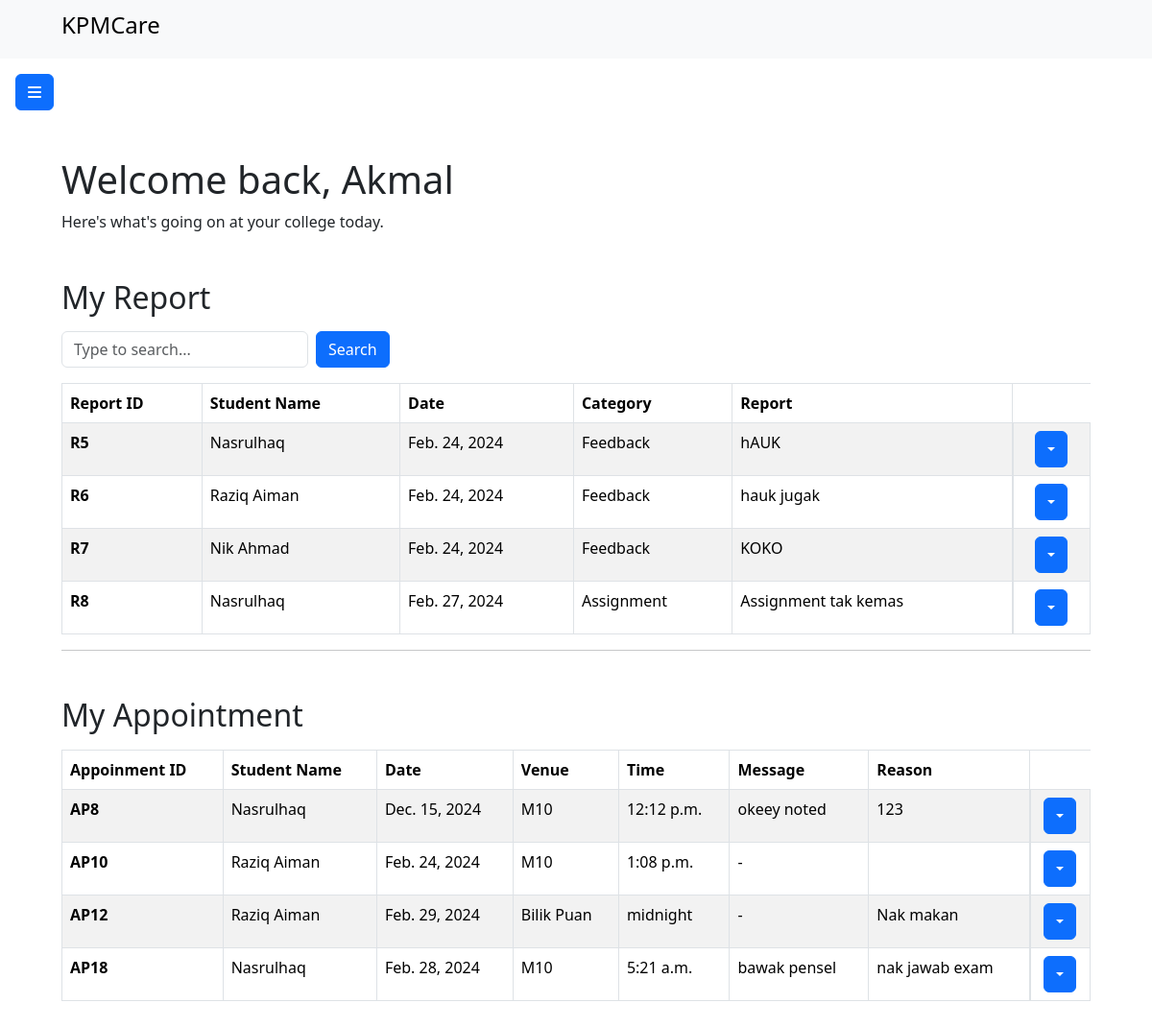
Before: /intervention/lecturer/l11 with the older database file.
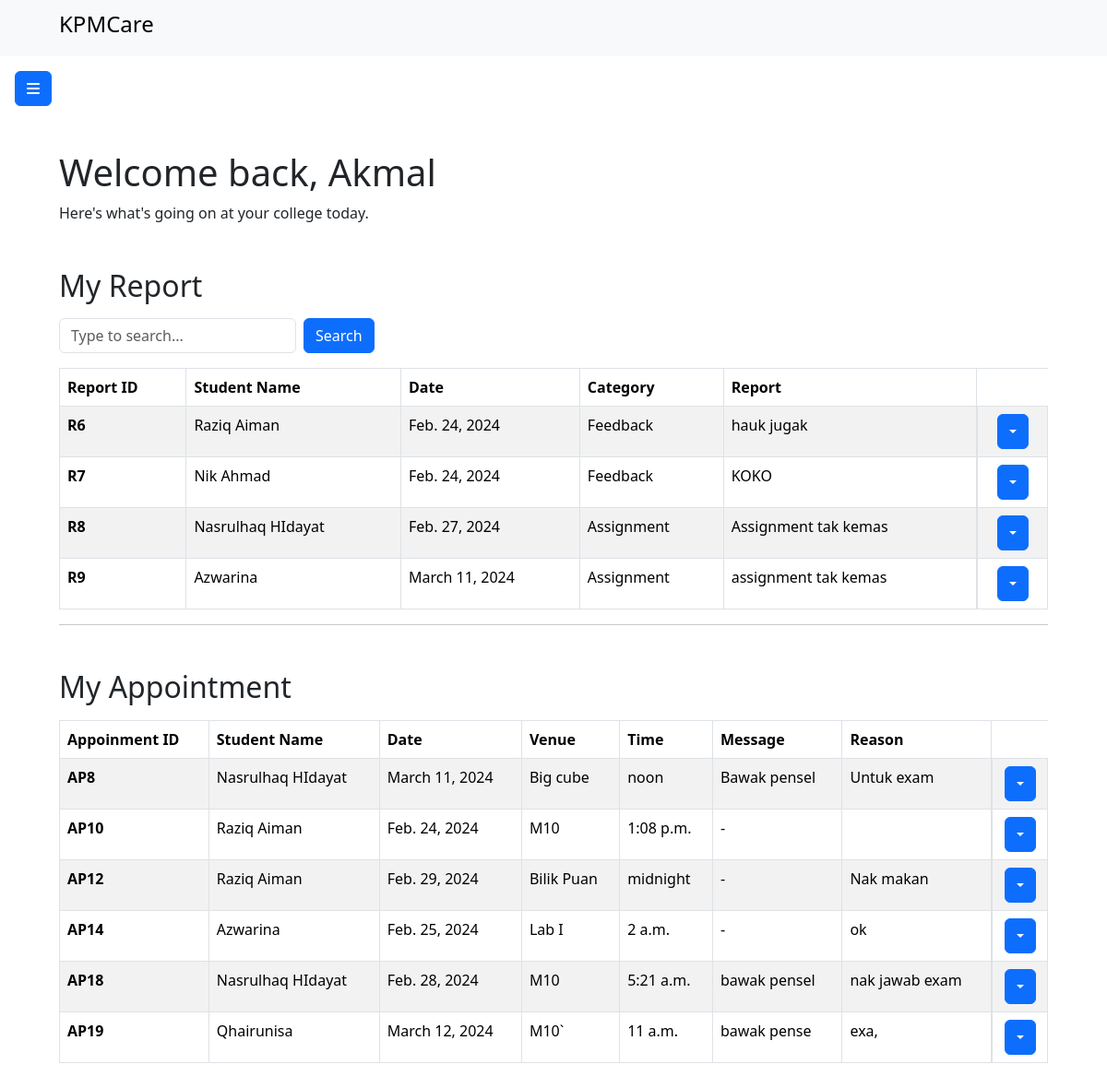
After: the same page with the newer database file.
### intervention/models.py (models this page shows)
class Report(models.Model):
    student = models.ForeignKey(Student, on_delete=models.CASCADE)
    mentor = models.ForeignKey(Mentor, on_delete=models.CASCADE)
    date = models.DateField(auto_now_add=True)
    reportCategory = models.CharField(max_length=100)  # Adjusted max_length for consistency
    reportText = models.TextField()

class Student(models.Model):
    studentId = models.CharField(max_length=5, primary_key=True)
    studentName = models.CharField(max_length=200)
    mentor = models.ForeignKey(Mentor, on_delete=models.CASCADE)
    password = models.CharField(max_length=128)
    address = models.TextField(blank=True, null=True ,default="Value not set")
    phone = models.CharField(blank=True , default="Value not set", null=True,max_length=15)
    course = models.CharField(blank=True , default="Value not set", null=True,max_length=15)
    image = models.ImageField(default='default.jpg', upload_to='profile_pics')

class Appointment(models.Model):
    mentor = models.ForeignKey(Mentor, on_delete=models.CASCADE)
    student = models.ForeignKey(Student, on_delete=models.CASCADE)
    appointmentDate = models.DateField()
    venue = models.CharField(max_length=100)
    time = models.TimeField()
    description = models.TextField(blank=True, null=True, default="-")
    purpose = models.TextField(blank=True, null=True, default="-")
    status = models.CharField(max_length=8, default="Pending...")

### intervention/views.py (the view)
# urls.py: path("lecturer/<str:mentorId>", views.lecturerPage, name="lecturerPage"),
def lecturerPage(request, mentorId):
    try:
        lecturer = Mentor.objects.get(mentorId=mentorId)
        report = Report.objects.all().values
        studentDetails = Student.objects.all().values
        appointment = Appointment.objects.filter(mentor=mentorId).values()
        totalPendingApp = Appointment.objects.filter(status="Pending...", mentor=mentorId).count()
        lecturer_details = {
            'lecturerDetails': lecturer,
            'reports': report,
            'studentDetails':studentDetails,
            'appointmentDetails': appointment,
            'totalPendingApp':totalPendingApp
        }
        return render(request, 'lecturer_page.html', lecturer_details)
    except Mentor.DoesNotExist:
        return HttpResponse("Lecturer not found")

### intervention/templates/lecturer_page.html (shortened to what the changed rows need)
{% load static%}
<!DOCTYPE html >
<html lang="en">
<head>
<link href="https://cdn.jsdelivr.net/npm/bootstrap@5.3.2/dist/css/bootstrap.min.css" rel="stylesheet"
>
<link rel="stylesheet" href="{% static 'style.css'%}">
</head>
<body>
    <main>
        <div class="content">
            <h1>Welcome back, {{lecturerDetails.mentorName}}</h1>
            <div class="title-header mt-5 mb-2">
                <h2>My Report</h2>
            </div>
            {% if mode == 'search'%}
            <table class="table table-striped table-hover table-bordered">
                <thead>
                    <tr>
                        <th scope="col">Report ID</th>
                        <th scope="col">Student Name</th>
                        <th scope="col">Date</th>
                        <th scope="col">Category</th>
                        <th scope="col">Report</th>
                    </tr>
                </thead>
                <tbody>
                    {% for report in reports %}
                    {% for i in searchName%}
                    {% if report.student_id == i.studentId%}
                    <tr>
                        <th scope="row">R{{ report.id }}</th>
                        {% for student in studentDetails %}
                        {% if report.student_id == student.studentId %}
                        <td>{{ student.studentName }}</td>
                        {% endif %}
                        {% endfor %}
                        <td>{{ report.date }}</td>
                        <td>{{ report.reportCategory }}</td>
                        <td>{{ report.reportText }}</td>
                        <td class="d-flex justify-content-center">
                            <div class="dropdown-center">
                                <button class="btn btn-primary dropdown-toggle" type="button" data-bs-toggle="dropdown"
                                    aria-expanded="false"></button>
                                <ul class="dropdown-menu">
                                    <li><a class="dropdown-item" href="{%url 'updateLectReport' report.id%}">Update</a>
                                    </li>
                                    <li><a data-bs-toggle="modal" data-bs-target="#exampleModal{{ report.id }}"
                                            class="dropdown-item">Delete</a></li>
                                </ul>
                            </div>
                        </td>
                        {%endif%}
                        {%endfor%}
                    </tr>
                    <div class="modal fade" id="exampleModal{{ report.id }}" tabindex="-1"
                        aria-labelledby="exampleModalLabel" aria-hidden="true">
                        <div class="modal-dialog">
                            <div class="modal-content">
                                <div class="modal-header">
                                    <h1 class="modal-title fs-5" id="exampleModalLabel">Delete report</h1>
                                    <button type="button" class="btn-close" data-bs-dismiss="modal"
                                        aria-label="Close"></button>
                                </div>
                                <div class="modal-body">
                                    Do you want to delete R{{ report.id }}?
                                </div>
                                <div class="modal-footer">
                                    <button type="button" class="btn btn-secondary"
                                        data-bs-dismiss="modal">Close</button>
                                    <button type="button" class="btn btn-primary">
                                        <a class="link-light link-underline-opacity-0"
                                            href="{% url 'viewDeleteRepo' report.id lecturerDetails.mentorId %}">Delete</a>
                                    </button>
                                </div>
                            </div>
                        </div>
                    </div>
                    {% endfor %}
                </tbody>
            </table>
            {%else%}
            <table class="table table-striped table-hover table-bordered">
                <thead>
                    <tr>
                        <th scope="col">Report ID</th>
                        <th scope="col">Student Name</th>
                        <th scope="col">Date</th>
                        <th scope="col">Category</th>
                        <th scope="col">Report</th>
                    </tr>
                </thead>
                <tbody>
                    {% for report in reports %}
                    <tr>
                        <th scope="row">R{{ report.id }}</th>
                        {% for student in studentDetails %}
                        {% if report.student_id == student.studentId %}
                        <td>{{ student.studentName }}</td>
                        {% endif %}
                        {% endfor %}
                        <td>{{ report.date }}</td>
                        <td>{{ report.reportCategory }}</td>
                        <td>{{ report.reportText }}</td>
                        <td class="d-flex justify-content-center">
                            <div class="dropdown-center">
                                <button class="btn btn-primary dropdown-toggle" type="button" data-bs-toggle="dropdown"
                                    aria-expanded="false"></button>
                            </div>
                        </td>
                    </tr>
                    {% endfor %}
                </tbody>
            </table>
            {%endif%}
            <div class="title-header mb-2 mt-5">
                <h2>My Appointment</h2>
            </div>
            <table class="table table-striped table-hover table-bordered">
                <thead>
                    <tr>
                        <th scope="col">Appoinment ID</th>
                        <th scope="col">Student Name</th>
                        <th scope="col">Date</th>
                        <th scope="col">Venue</th>
                        <th scope="col">Time</th>
                        <th scope="col">Message</th>
                        <th scope="col">Reason</th>
                    </tr>
                </thead>
                <tbody>
                    {% for appointment in appointmentDetails %}
                    {% if appointment.status == "Successfully"%}
                    <tr>
                        <th scope="row">AP{{ appointment.id }}</th>
                        {% for student in studentDetails %}
                        {% if appointment.student_id == student.studentId %}
                        <td>{{ student.studentName }}</td>
                        {% endif %}
                        {% endfor %}
                        <td>{{ appointment.appointmentDate }}</td>
                        <td>{{ appointment.venue }}</td>
                        <td>{{ appointment.time }}</td>
                        <td>{{ appointment.description }}</td>
                        <td>{{ appointment.purpose }}</td>
                        <td class="d-flex justify-content-center">
                            <div class="dropdown-center">
                                <button class="btn btn-primary dropdown-toggle" type="button" data-bs-toggle="dropdown"
                                    aria-expanded="false"></button>
                            </div>
                        </td>
                    </tr>
                    {%endif%}
                    {% endfor %}
                </tbody>
            </table>
        </div>
    </main>
</body>
</head>
</html>

Changed rows visible on the page:
removed Report: id "5", date "Feb. 24, 2024", reportCategory "Feedback", reportText "hAUK", Student (studentName "Nasrulhaq")
changed Student: studentName "Nasrulhaq" → "Nasrulhaq HIdayat"
added Report: id "9", date "March 11, 2024", reportCategory "Assignment", reportText "assignment tak kemas"
now on this page (row unchanged): Student: studentName "Azwarina"
changed Appointment id 8: appointmentDate "Dec. 15, 2024" → "March 11, 2024"; venue "M10" → "Big cube"; time "12:12 p.m." → "noon"; description "okeey noted" → "Bawak pensel"; purpose "123" → "Untuk exam"
now on this page (row edited): Appointment: id "14", appointmentDate "Feb. 25, 2024", venue "Lab I", time "2 a.m.", description "-", purpose "ok"
added Appointment: id "19", appointmentDate "March 12, 2024", venue "M10`", time "11 a.m.", description "bawak pense", purpose "exa,"
now on this page (row unchanged): Student: studentName "Qhairunisa", shown under "19"
